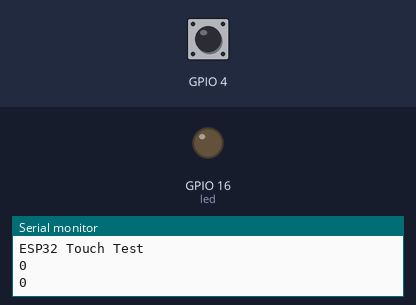
Recording of a sketch running on a simulated ESP32. Parts: output pins drawn as LEDs (lit = HIGH), the last lines printed to the serial monitor. The inputs (shaded band) are chosen by the test bench; at power-on: GPIO 4 HIGH.

Above: at 2.2 s.
2.3 s: GPIO 4 pulled LOW for 0.6 s
At 2.8 s:
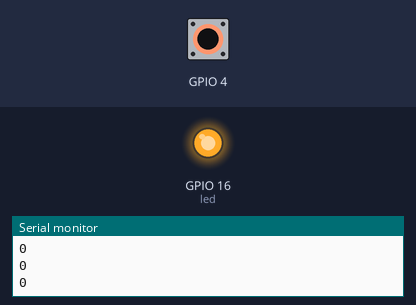
5.0 s: GPIO 4 pulled LOW for 3.2 s
At 10.2 s:
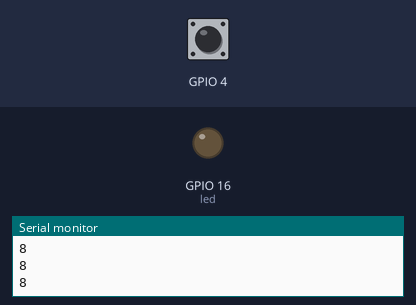
Timing chart, 0 to 11.7 s (numbered marks = the images above; inputs shaded):
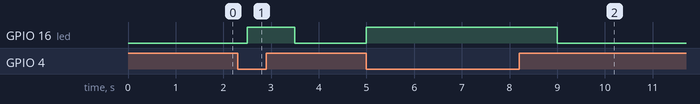

Measured:
- after the input at 2.3 s, GPIO 16 (led): LOW → HIGH after 0.20 s, → LOW 1.0 s later
- after the input at 5.0 s, GPIO 16 (led): LOW → HIGH at once, → LOW 4.0 s later

The sketch:

touch_4.ino
```cpp
// AISYAH NURUL AINI               (4.31.21.0.03)
// BRIAN RAHMADITYA                (4.31.21.0.09)
// SABRINA VIRRY TALITHA MEIRILLA  (4.31.21.0.23)
// ESP32 Touch Test
// Just test touch pin - Touch0 is T0 which is on GPIO 4.
const int led = 16;
int hitung=0;
int kondisiled;

void setup() {
  Serial.begin(115200);
  delay(1000); // give me time to bring up serial monitor
  Serial.println("ESP32 Touch Test");
  pinMode (led, OUTPUT);
}
void loop() {
  kondisiled = led;
  if (touchRead(4) < 20) {
    digitalWrite(led, HIGH);
    hitung = hitung+1;
    delay(500);
//    digitalWrite(led, LOW);
//    delay(500);
  }
  else {
    hitung=hitung;
    delay(500);
    digitalWrite(led, LOW);
  }
  Serial.println(hitung);
}
```
